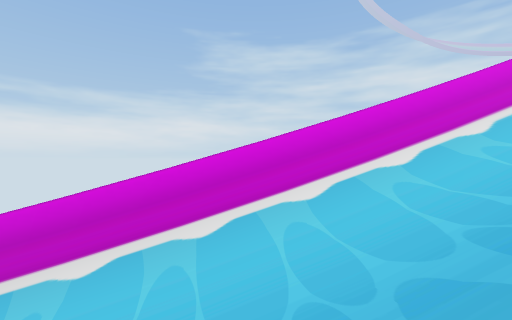
[1] (above)

12 first-person views from a walk through a Unity game level. The camera is 1.5 m above the floor, looks level and sees 90° across. The floor is counted in squares, 2 m on a side. Each view is taken from the middle of a square. On the plan, view 1 faces up. The plan holds only what a view shows up to about 9 squares ahead; the rest is blank. The place goes on beyond the plan.

[2]
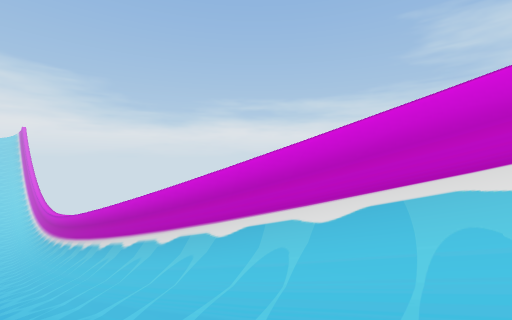

[3]
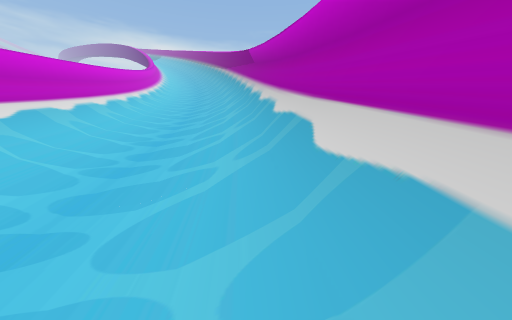

[4]
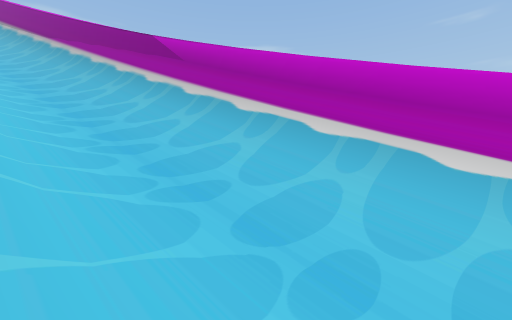

[5]
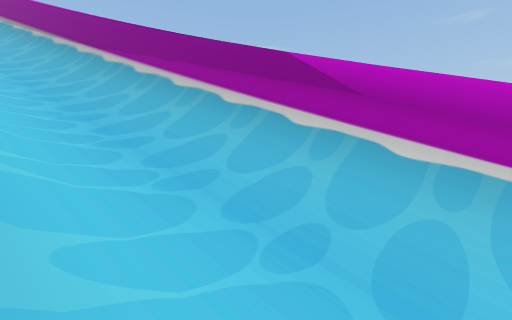

[6]
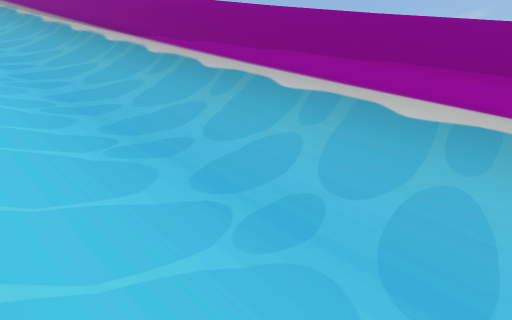

[7]
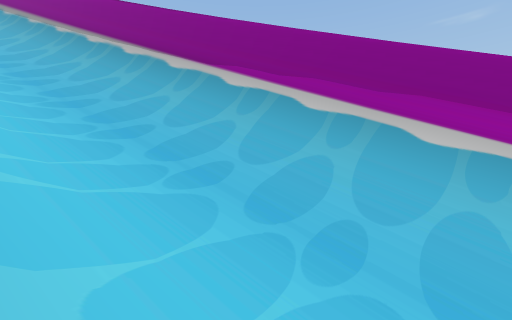

[8]
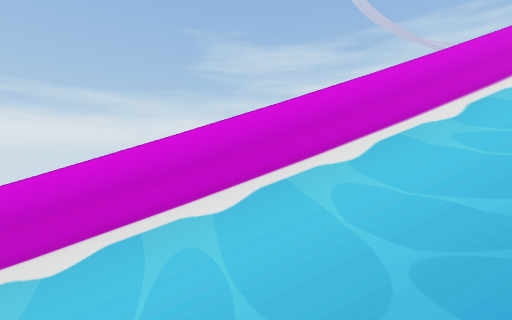

[9]
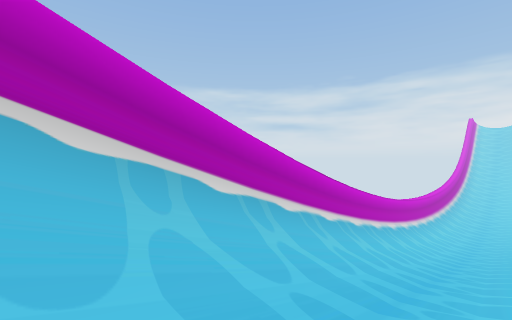

[10]
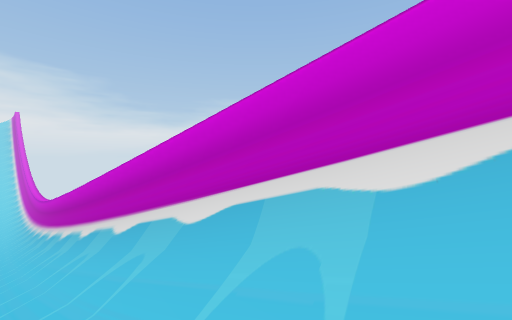

[11]
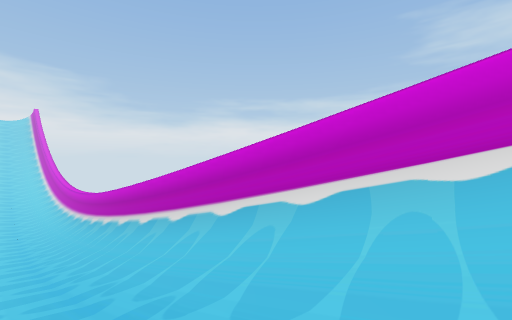

[12]
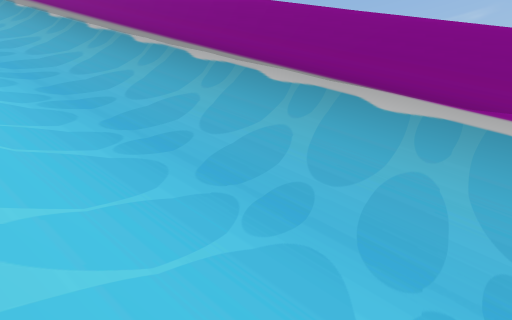

### Floor plan
Key: @ floor where view 1 was taken; # wall or solid block; / step, stairs or slope; = window, fence, low wall or low ledge.
Columns run from 13 left of view 1 to 12 right of it. Each row starts with its distance up from view 1.
  8                        ##
  7                    #####
  6                ######/////
  5          #######//////////
  4 ##########////////////////
  3 ##=//////////////////////#
  2 /////////////////////#####
  1 ////////////////=######
  0 /////////////@#####
 -1 /////=#########
 -2 ########

Positions as (right, up) in squares from view 1, and headings:
1: (0, 0), facing up
2: (-1, 1), facing up-left
3: (-11, -1), facing right
4: (-8, 3), facing down-right
5: (-3, 4), facing down-right
6: (1, 4), facing down-right
7: (3, 5), facing down-right
8: (5, 2), facing up
9: (-5, 2), facing down-left
10: (-6, 2), facing up-left
11: (-8, 0), facing up-left
12: (8, 6), facing down-right
